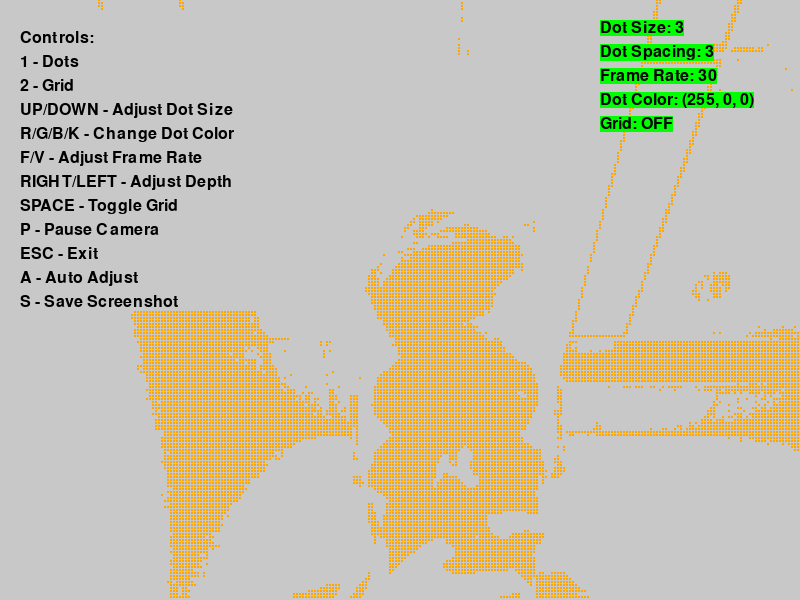
#> input picture screenshot_20240401135255.png, 800 x 600 px
$ python -i cam.py   (imports and definitions only)   (older library calls are emulated)
#> lines starting #> are read from the running program, lines starting #| are printed output that depends on the picture; after the words box and inside, x2 and y2 are one past the last pixel; in counts of white or black regions, pixels touching at a corner belong together
#> further down, picture is the input picture: shape (600, 800, 3); mean B, G, R 175.3, 193.4, 198.1
# Dominic Minnich | 2024

# Just messing around with the camera an dot matrix displays in python.


# Camera program that uses the webcam to create a retro camera effect.
# The program uses Pygame and OpenCV to capture the webcam feed and render it as a dot matrix display.
# The user can adjust the dot size, spacing, color, frame rate, and visual effect using keyboard controls.
# The program also includes a control panel with instructions and a stats panel to display the current settings.
# The user can take screenshots of the display by pressing the 'S' key.


# Import libraries
# Set variables
# Default settings
# Render visuals
# Functions for adjusting settings
# Handle keyboard events
# Save screenshot
# Render control panel
# Main loop


import os
import cv2
import numpy as np
import pygame
from pygame.locals import *
from datetime import datetime

# Initialize Pygame
# [1 line not run here, left out]

# Set screen dimensions
SCREEN_WIDTH = 800
SCREEN_HEIGHT = 600

# Set color
# Greyish white
WHITE = (200, 200, 200)
BLACK = (0, 0, 0)
RED = (255, 0, 0)
GREEN = (0, 255, 0)
BLUE = (0, 0, 255)

# Set up the display
# [1 line that did not run here, left out]
# [1 line not run here, left out]

# Load symbols
symbol_font = pygame.font.SysFont(None, 24)

# Camera setup
# [1 line not run here, left out]

# Default settings
dot_size = 4
dot_spacing = 5  # Initial dot spacing
show_grid = False
visual_effect = "dots"
dot_color = BLACK
frame_rate = 30
pause_camera = False

# Color cycling variables
color_cycle_speed = 0.1
color_cycle_counter = 0

# Dynamic grid animation variables
grid_animation_counter = 0


# [23 lines left out: functions render_visual_effect, render_dots, not called in this run]


def render_grid(frame):
    global grid_animation_counter
    gray = cv2.cvtColor(frame, cv2.COLOR_BGR2GRAY)
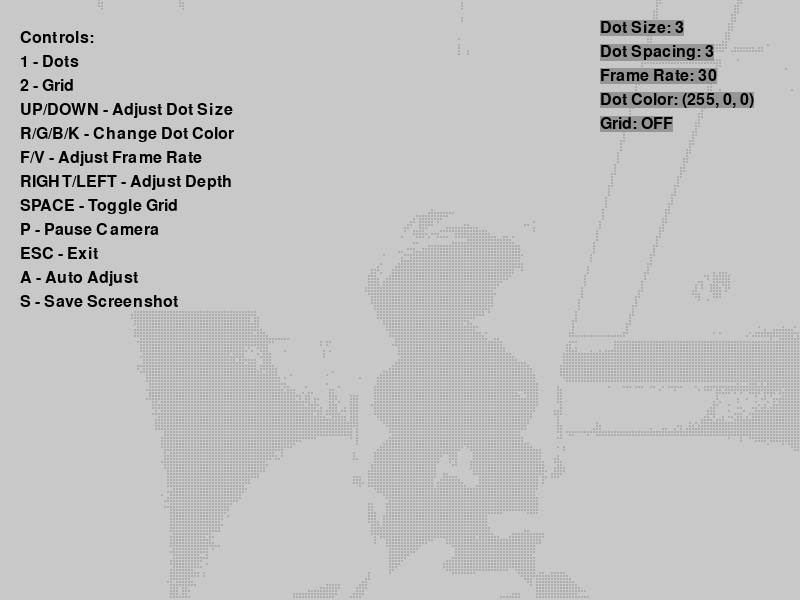
#> gray: shape (600, 800); min 0, max 200, mean 192.7
    frame_resized = cv2.resize(gray, (SCREEN_WIDTH, SCREEN_HEIGHT))
    _, thresholded = cv2.threshold(frame_resized, 120, 255, cv2.THRESH_BINARY)
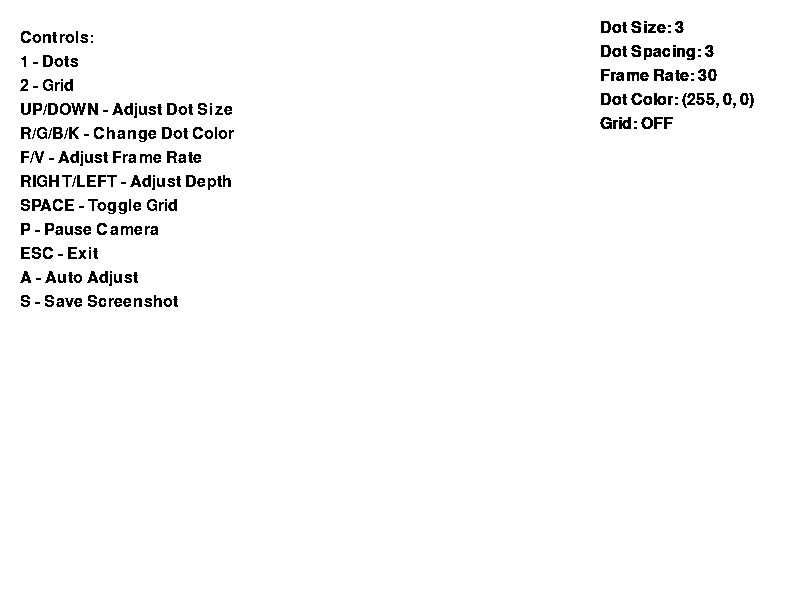
#> thresholded: shape (600, 800); 97.6% white; black in thin lines or dots, all inside (x1, y1, x2, y2) = (20, 21, 754, 307)
#> (the run stopped early here; a loop or call above may not have finished)
